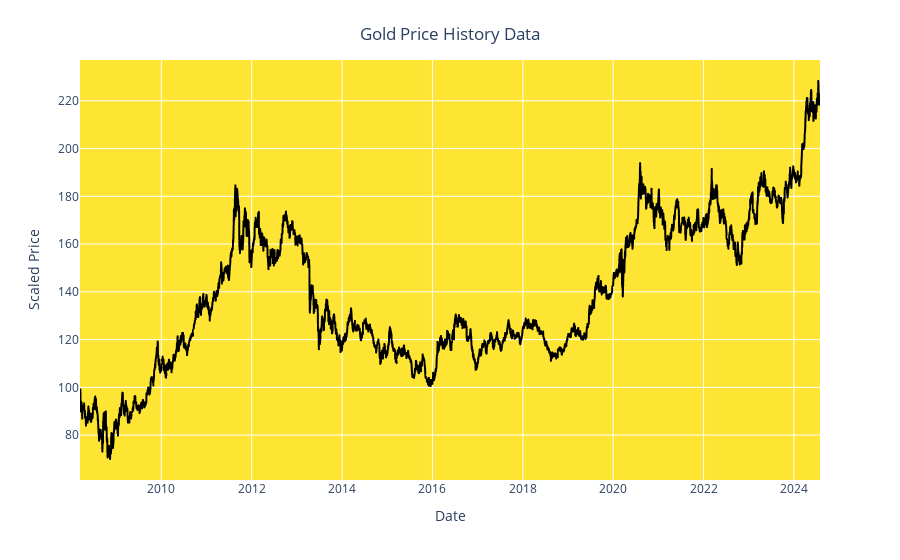

Notebook code cell kept with this figure:
### Code cell
# Create an interactive line plot of gold prices over time
fig = px.line(y=data.Close, x=data.index)
fig.update_traces(line_color='black')
fig.update_layout(xaxis_title="Date", 
                  yaxis_title="Scaled Price",
                  title={'text': "Gold Price History Data", 'y':0.95, 'x':0.5, 'xanchor':'center', 'yanchor':'top'},
                  plot_bgcolor='rgba(255,223,0,0.8)')  # Set a custom background color for the plot

### Figure 1 — Plotly figure (JSON) as saved in the notebook; plotly's stock layout.template omitted (floating-point values rounded to 4 significant figures; data arrays with more than 128 entries replaced by an {"elided": "..."} marker saying what was removed)
{"data": [{"hovertemplate": "x=%{x}<br>y=%{y}<extra></extra>", "legendgroup": "", "line": {"color": "black", "dash": "solid"}, "marker": {"symbol": "circle"}, "mode": "lines", "name": "", "showlegend": false, "type": "scattergl", "x": {"elided": "4119 str values"}, "xaxis": "x", "y": {"elided": "4119 float values"}, "yaxis": "y"}], "layout": {"legend": {"tracegroupgap": 0}, "margin": {"t": 60}, "plot_bgcolor": "rgba(255,223,0,0.8)", "title": {"text": "Gold Price History Data", "x": 0.5, "xanchor": "center", "y": 0.95, "yanchor": "top"}, "xaxis": {"anchor": "y", "domain": [0, 1], "title": {"text": "Date"}}, "yaxis": {"anchor": "x", "domain": [0, 1], "title": {"text": "Scaled Price"}}}}
